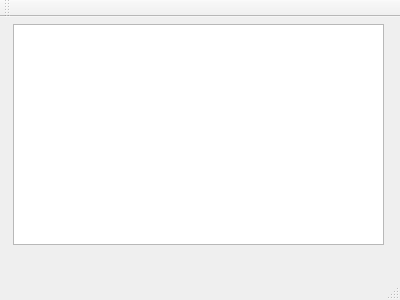
<?xml version="1.0" encoding="UTF-8"?>
<ui version="4.0">
 <class>MainWindow</class>
 <widget class="QMainWindow" name="MainWindow">
  <property name="geometry">
   <rect>
    <x>0</x>
    <y>0</y>
    <width>400</width>
    <height>300</height>
   </rect>
  </property>
  <property name="windowTitle">
   <string>MainWindow</string>
  </property>
  <widget class="QWidget" name="centralWidget">
   <widget class="QTextEdit" name="msgArea">
    <property name="geometry">
     <rect>
      <x>13</x>
      <y>7</y>
      <width>371</width>
      <height>221</height>
     </rect>
    </property>
   </widget>
  </widget>
  <widget class="QMenuBar" name="menuBar">
   <property name="geometry">
    <rect>
     <x>0</x>
     <y>0</y>
     <width>400</width>
     <height>25</height>
    </rect>
   </property>
  </widget>
  <widget class="QToolBar" name="mainToolBar">
   <attribute name="toolBarArea">
    <enum>TopToolBarArea</enum>
   </attribute>
   <attribute name="toolBarBreak">
    <bool>false</bool>
   </attribute>
  </widget>
  <widget class="QStatusBar" name="statusBar"/>
 </widget>
 <layoutdefault spacing="6" margin="11"/>
 <resources/>
 <connections/>
</ui>
